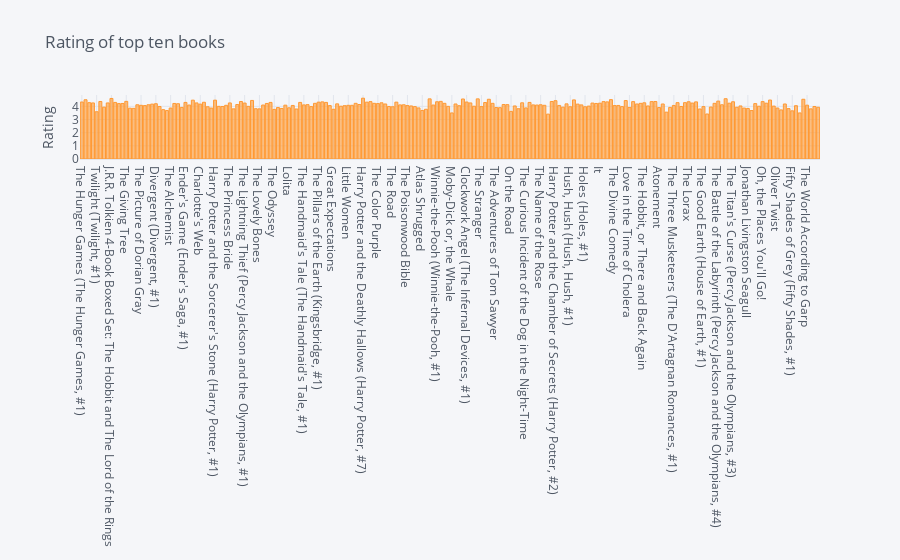

Write notebook code for a chart like this one.
### Markdown cell above
## Showing the average ratings of each book.

### Code cell
df_goodreads.iplot(kind = 'bar',
                x='name',
                y='rating',
                #xTitle='Book name',
                yTitle='Rating',
                title='Rating of top ten books')

### Figure 1 — Plotly figure (JSON) as saved in the notebook; plotly's stock layout.template omitted (floating-point values rounded to 4 significant figures; data arrays with more than 128 entries replaced by an {"elided": "..."} marker saying what was removed)
{"data": [{"marker": {"color": "rgba(255, 153, 51, 0.6)", "line": {"color": "rgba(255, 153, 51, 1.0)", "width": 1}}, "name": "rating", "orientation": "v", "text": "", "type": "bar", "x": {"elided": "200 str values"}, "y": {"elided": "200 float values"}}], "layout": {"legend": {"bgcolor": "#F5F6F9", "font": {"color": "#4D5663"}}, "paper_bgcolor": "#F5F6F9", "plot_bgcolor": "#F5F6F9", "title": {"font": {"color": "#4D5663"}, "text": "Rating of top ten books"}, "xaxis": {"gridcolor": "#E1E5ED", "showgrid": true, "tickfont": {"color": "#4D5663"}, "title": {"font": {"color": "#4D5663"}, "text": ""}, "zerolinecolor": "#E1E5ED"}, "yaxis": {"gridcolor": "#E1E5ED", "showgrid": true, "tickfont": {"color": "#4D5663"}, "title": {"font": {"color": "#4D5663"}, "text": "Rating"}, "zerolinecolor": "#E1E5ED"}}}
